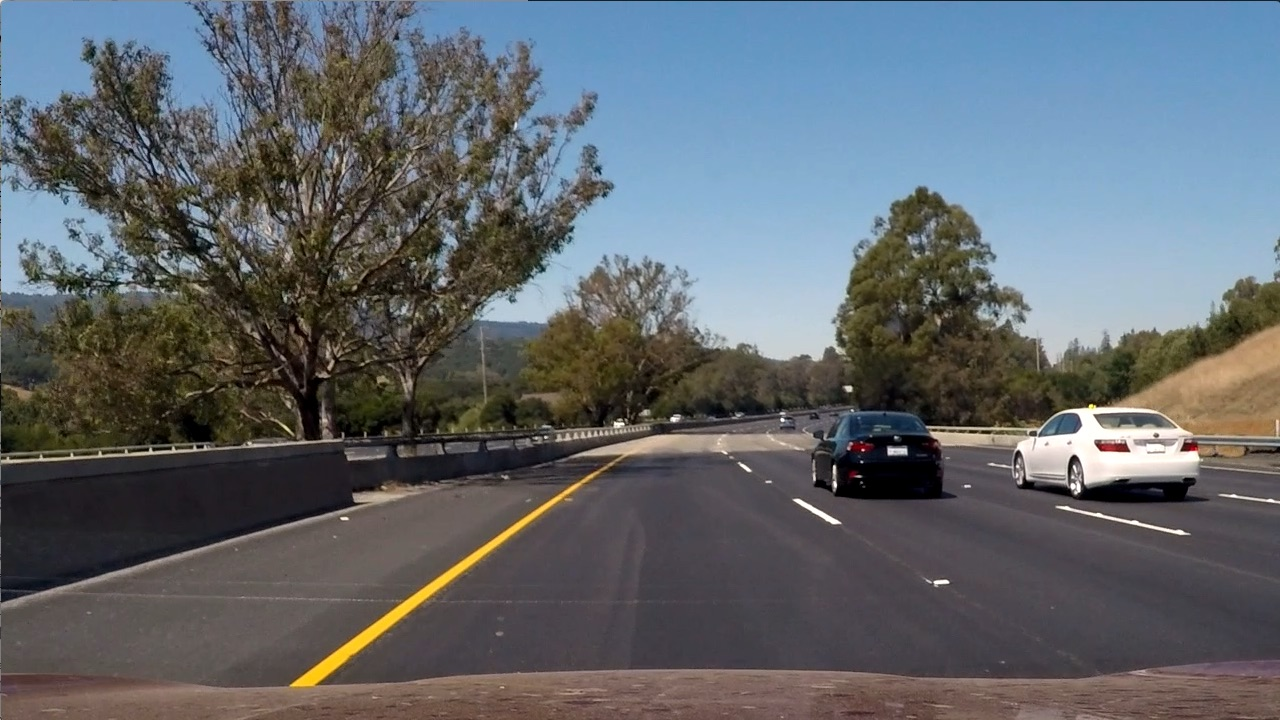
#> input picture test_images/test6.jpg, 1280 x 720 px
$ jupyter execute --allow-errors main.ipynb   (shell and % lines are left out)   (older library calls are emulated)
#> lines starting #> are read from the running program, lines starting #| are printed output that depends on the picture
### lib.py
# Source of the code: Udacity, Self-Driving Car Engineer.

import matplotlib.image as mpimg
import numpy as np
import cv2
from skimage.feature import hog
from mpl_toolkits.mplot3d import Axes3D

# [63 lines left out: functions plot3d, get_hog_features, bin_spatial, color_hist, not called in this run]

# Define a function to extract features from a list of images
# Have this function call bin_spatial() and color_hist()
def extract_features(imgs, color_space='RGB', spatial_size=(32, 32),
                        hist_bins=32, orient=9,
                        pix_per_cell=8, cell_per_block=2, hog_channel=0,
                        spatial_feat=True, hist_feat=True, hog_feat=True):
    # Create a list to append feature vectors to
#> further down, image is the input picture: shape (720, 1280, 3); mean R, G, B 97, 102.6, 107.9
    features = []
    # Iterate through the list of images
    for file in imgs:
        file_features = []
        # Read in each one by one
        image = mpimg.imread(file)
        # apply color conversion if other than 'RGB'
        if color_space != 'RGB':
            if color_space == 'HSV':
                feature_image = cv2.cvtColor(image, cv2.COLOR_RGB2HSV)
            elif color_space == 'LUV':
                feature_image = cv2.cvtColor(image, cv2.COLOR_RGB2LUV)
            elif color_space == 'HLS':
                feature_image = cv2.cvtColor(image, cv2.COLOR_RGB2HLS)
            elif color_space == 'YUV':
                feature_image = cv2.cvtColor(image, cv2.COLOR_RGB2YUV)
            elif color_space == 'YCrCb':
                feature_image = cv2.cvtColor(image, cv2.COLOR_RGB2YCrCb)
        else: feature_image = np.copy(image)

        if spatial_feat == True:
            spatial_features = bin_spatial(feature_image, size=spatial_size)
            file_features.append(spatial_features)
        if hist_feat == True:
            # Apply color_hist()
            hist_features = color_hist(feature_image, nbins=hist_bins)
            file_features.append(hist_features)
        if hog_feat == True:
        # Call get_hog_features() with vis=False, feature_vec=True
            if hog_channel == 'ALL':
                hog_features = []
                for channel in range(feature_image.shape[2]):
                    hog_features.append(get_hog_features(feature_image[:,:,channel],
                                        orient, pix_per_cell, cell_per_block,
                                        vis=False, feature_vec=True))
                hog_features = np.ravel(hog_features)
            else:
                hog_features = get_hog_features(feature_image[:,:,hog_channel], orient,
                            pix_per_cell, cell_per_block, vis=False, feature_vec=True)
            # Append the new feature vector to the features list
            file_features.append(hog_features)
        features.append(np.concatenate(file_features))
    # Return list of feature vectors
    return features

# Define a function that takes an image,
# start and stop positions in both x and y,
# window size (x and y dimensions),
# and overlap fraction (for both x and y)
def slide_window(img, x_start_stop=[None, None], y_start_stop=[None, None],
                    xy_window=(64, 64), xy_overlap=(0.5, 0.5)):
    # If x and/or y start/stop positions not defined, set to image size
#> called with xy_window = (110, 110), xy_overlap = (0.25, 0.25)
    if x_start_stop[0] == None:
        x_start_stop[0] = 0
    if x_start_stop[1] == None:
        x_start_stop[1] = img.shape[1]
    if y_start_stop[0] == None:
        y_start_stop[0] = 0
    if y_start_stop[1] == None:
        y_start_stop[1] = img.shape[0]
    # Compute the span of the region to be searched
    xspan = x_start_stop[1] - x_start_stop[0]
#> xspan = 1280
    yspan = y_start_stop[1] - y_start_stop[0]
#> yspan = 720
    # Compute the number of pixels per step in x/y
    nx_pix_per_step = np.int(xy_window[0]*(1 - xy_overlap[0]))
    ny_pix_per_step = np.int(xy_window[1]*(1 - xy_overlap[1]))
    # Compute the number of windows in x/y
    nx_buffer = np.int(xy_window[0]*(xy_overlap[0]))
    ny_buffer = np.int(xy_window[1]*(xy_overlap[1]))
    nx_windows = np.int((xspan-nx_buffer)/nx_pix_per_step)
#> nx_windows = 15
    ny_windows = np.int((yspan-ny_buffer)/ny_pix_per_step)
#> ny_windows = 8
    # Initialize a list to append window positions to
    window_list = []
    # Loop through finding x and y window positions
    # Note: you could vectorize this step, but in practice
    # you'll be considering windows one by one with your
    # classifier, so looping makes sense
    for ys in range(ny_windows):
        for xs in range(nx_windows):
            # Calculate window position
            startx = xs*nx_pix_per_step + x_start_stop[0]
            endx = startx + xy_window[0]
            starty = ys*ny_pix_per_step + y_start_stop[0]
            endy = starty + xy_window[1]

            # Append window position to list
            window_list.append(((startx, starty), (endx, endy)))
    # Return the list of windows
    return window_list

# Define a function to draw bounding boxes
# [169 lines left out: functions draw_boxes, single_img_features, search_windows, convert_color, find_cars, not called in this run]


def add_heat(heatmap, bbox_list):
    # Iterate through list of bboxes
    for box in bbox_list:
        # Add += 1 for all pixels inside each bbox
        # Assuming each "box" takes the form ((x1, y1), (x2, y2))
        heatmap[box[0][1]:box[1][1], box[0][0]:box[1][0]] += 1

    # Return updated heatmap
    return heatmap# Iterate through list of bboxes

def apply_threshold(heatmap, threshold):
    # Zero out pixels below the threshold
    heatmap[heatmap <= threshold] = 0
    # Return thresholded map
    return heatmap

def draw_labeled_bboxes(img, labels):
    # Iterate through all detected cars
    for car_number in range(1, labels[1]+1):
        # Find pixels with each car_number label value
        nonzero = (labels[0] == car_number).nonzero()
        # Identify x and y values of those pixels
        nonzeroy = np.array(nonzero[0])
        nonzerox = np.array(nonzero[1])
        # Define a bounding box based on min/max x and y
        bbox = ((np.min(nonzerox), np.min(nonzeroy)), (np.max(nonzerox), np.max(nonzeroy)))
        # Draw the box on the image
        cv2.rectangle(img, tuple(bbox[0]), tuple(bbox[1]), (0,0,255), 6)
    # Return the image
    return img

### main.ipynb
# Vehicle Detection

The goals / steps of this project are the following:

* Perform a Histogram of Oriented Gradients (HOG) feature extraction on a labeled training set of images and train a classifier Linear SVM classifier
* Optionally, you can also apply a color transform and append binned color features, as well as histograms of color, to your HOG feature vector.
* Note: for those first two steps don't forget to normalize your features and randomize a selection for training and testing.
* Implement a sliding-window technique and use your trained classifier to search for vehicles in images.
* Run your pipeline on a video stream (start with the test_video.mp4 and later implement on full project_video.mp4) and create a heat map of recurring detections frame by frame to reject outliers and follow detected vehicles.
* Estimate a bounding box for vehicles detected.

### Submission

With this project, I submit the following files and folders:

1. README.md: this readme file, generated from main.ipynb
2. main.ipynb: jupyter notebook containing the documentation and the main part of the pipeline
3.

## Warmup
---
Before I start considering the rubric points, I add some of the exercises from the course.

### Exploring Colorspaces

[cell 1]
# this code is mainly from the lecture.

from helpers import *
#from lecture.plot3d import plot3d
from lib import plot3d
import cv2
import numpy as np
import matplotlib.pyplot as plt
#%matplotlib qt

# Read a color image
img = cv2.imread("./lecture/14_color_spaces/25.png")

# Select a small fraction of pixels to plot by subsampling it
#> (the rest of this cell did not finish here and is left out)

In HSV space, the yellow dots (the car) are (more or less) in a plane. Common to most cars: red lights in the back, black wheels. Black is not a color, so H channel does not help here...

### Combine and Normalize Features

[cell 2]
import numpy as np
import cv2
import matplotlib.pyplot as plt
import matplotlib.image as mpimg
from sklearn.preprocessing import StandardScaler
import glob
from lib import *

cars=[]
for d in glob.glob('data/vehicles/*'):
    cars.extend(glob.glob(d+'/*.png'))

print("number of samples in cars data set: ", len(cars))

notcars = []
for d in glob.glob('data/non-vehicles/*'):
    notcars.extend(glob.glob(d+'/*.png'))

print("number of samples in not-cars data set: ", len(notcars))

nreduction=8792
nreduction=500
cars_red=cars[0:nreduction] # reduce number of samples for testing
notcars_red=notcars[0:nreduction] # reduce number of samples for testing
print("reduction of samples in cars and not-cars data set to: ", nreduction)

spatial=32
histbin=32
print('Using spatial binning of:',spatial,
    'and', histbin,'histogram bins')

car_features = extract_features(cars_red, color_space='RGB', spatial_size=(spatial, spatial),
                               hist_bins=histbin, hog_feat=False)
notcar_features = extract_features(notcars_red, color_space='RGB', spatial_size=(spatial, spatial),
                               hist_bins=histbin, hog_feat=False)

#> (the rest of this cell did not finish here and is left out)

## [Rubric](https://review.udacity.com/#!/rubrics/513/view) Points
---
Here I will consider the rubric points individually and describe how I addressed each point in my implementation.

## Writeup / README
---

- Provide a Writeup / README that includes all the rubric points and how you addressed each one.  You can submit your writeup as markdown or pdf.  [Here](https://github.com/udacity/CarND-Vehicle-Detection/blob/master/writeup_template.md) is a template writeup for this project you can use as a guide and a starting point.

You're reading it!

### Train a Classifier
Define a labels vector $y$ for cars (1) and non-car objects (0):

[cell 3]
import numpy as np
# Define a labels vector based on features lists
y = np.hstack((np.ones(len(car_features)),
              np.zeros(len(notcar_features))))

Now stack the features vectors together and apply a normalization:

[cell 4]
from sklearn.preprocessing import StandardScaler
# Create an array stack of feature vectors
X = np.vstack((car_features, notcar_features)).astype(np.float64)
# Fit a per-column scaler
#> (the rest of this cell did not finish here and is left out)

Split feature vectors and labels into training and test set using `train_test_split` from `sklearn`. Hint: the package name depends on the version on `sklearn`, see comment.

[cell 5]
# sklearn <0.18:
#from sklearn.cross_validation import train_test_split
# scikit-learn >= 0.18:
from sklearn.model_selection import train_test_split

# Split up data into randomized training and test sets
rand_state = np.random.randint(0, 100)
#> (the rest of this cell did not finish here and is left out)

<span style="color:red">__Note for myself as a reminder:__</span> videos are sequences of images where the target object (vehicles in this case) appear almost identical in a whole series of images. In such a case, even a randomized train-test split will be subject to overfitting because images in the training set may be nearly identical to images in the test set.

Now let's train a classifier:

[cell 6]
from sklearn.svm import LinearSVC
import time
# Use a linear SVC (support vector classifier)
svc = LinearSVC()
# Train the SVC
t=time.time()
#> (the rest of this cell did not finish here and is left out)

Accuracy & Predictions:

#> (a cell that did not finish here is left out)

## Histogram of Oriented Gradients (HOG)
---

### Feature Detection

- Explain how (and identify where in your code) you extracted HOG features from the training images.

The code for this step is contained in the first code cell of the IPython notebook (or in lines # through # of the file called `some_file.py`).

I started by reading in all the `vehicle` and `non-vehicle` images.  Here is an example of one of each of the `vehicle` and `non-vehicle` classes:

![alt text][image1]

I then explored different color spaces and different `skimage.hog()` parameters (`orientations`, `pixels_per_cell`, and `cells_per_block`).  I grabbed random images from each of the two classes and displayed them to get a feel for what the `skimage.hog()` output looks like.

Here is an example using the `YCrCb` color space and HOG parameters of `orientations=8`, `pixels_per_cell=(8, 8)` and `cells_per_block=(2, 2)`:

![alt text][image2]

### Parameter Selection

- Explain how you settled on your final choice of HOG parameters.

I tried various combinations of parameters and...

- Describe how (and identify where in your code) you trained a classifier using your selected HOG features (and color features if you used them).

I trained a linear SVM using...

[cell 8]
### TODO: Tweak these parameters and see how the results change.
colorspace = 'HLS' # Can be RGB, HSV, LUV, HLS, YUV, YCrCb
orient = 18
pix_per_cell = 8
cell_per_block = 2
hog_channel = "ALL" # Can be 0, 1, 2, or "ALL"


t=time.time()

car_features = extract_features(cars_red, color_space='HLS',
                        orient=orient, pix_per_cell=pix_per_cell,
                        cell_per_block=cell_per_block,
                        hog_channel=hog_channel, spatial_feat=False,
                        hist_feat=False, hog_feat=True)
notcar_features = extract_features(notcars_red, color_space='HLS',
                        orient=orient, pix_per_cell=pix_per_cell,
                        cell_per_block=cell_per_block,
                        hog_channel=hog_channel, spatial_feat=False,
                        hist_feat=False, hog_feat=True)

t2 = time.time()
print(round(t2-t, 2), 'Seconds to extract HOG features...')
# Create an array stack of feature vectors
X = np.vstack((car_features, notcar_features)).astype(np.float64)
# Fit a per-column scaler
#> (the rest of this cell did not finish here and is left out)

### Search and Classify

[cell 9]
### TODO: Tweak these parameters and see how the results change.
color_space = 'YCrCb' # Can be RGB, HSV, LUV, HLS, YUV, YCrCb
orient = 9  # HOG orientations
pix_per_cell = 8 # HOG pixels per cell
cell_per_block = 2 # HOG cells per block
hog_channel = "ALL" # Can be 0, 1, 2, or "ALL"
spatial_size = (32, 32) # Spatial binning dimensions
hist_bins = 32    # Number of histogram bins
spatial_feat = True # Spatial features on or off
hist_feat = True # Histogram features on or off
hog_feat = True # HOG features on or off

# [10 lines of commented-out code are left out]

nreduction=8792
#nreduction=1000
cars_red=cars[0:nreduction] # reduce number of samples for testing
notcars_red=notcars[0:nreduction] # reduce number of samples for testing
print("reduction of samples in cars and not-cars data set to: ", nreduction)

car_features = extract_features(cars_red, color_space=color_space,
                        spatial_size=spatial_size, hist_bins=hist_bins,
                        orient=orient, pix_per_cell=pix_per_cell,
                        cell_per_block=cell_per_block,
                        hog_channel=hog_channel, spatial_feat=spatial_feat,
                        hist_feat=hist_feat, hog_feat=hog_feat)
notcar_features = extract_features(notcars_red, color_space=color_space,
                        spatial_size=spatial_size, hist_bins=hist_bins,
                        orient=orient, pix_per_cell=pix_per_cell,
                        cell_per_block=cell_per_block,
                        hog_channel=hog_channel, spatial_feat=spatial_feat,
                        hist_feat=hist_feat, hog_feat=hog_feat)

X = np.vstack((car_features, notcar_features)).astype(np.float64)
# Fit a per-column scaler
#> (the rest of this cell did not finish here and is left out)

Training the SVC with 8792 cars and not-cars images takes about 3.99s on my machine. Total time ~2minutes.

Now read in an image and search for cars...

[cell 10]
y_start_stop = [None, None] # Min and max in y to search in slide_window()

image = mpimg.imread('test_images/test6.jpg')
draw_image = np.copy(image)

# Uncomment the following line if you extracted training
# data from .png images (scaled 0 to 1 by mpimg) and the
# image you are searching is a .jpg (scaled 0 to 255)
image = image.astype(np.float32)/255

windows = slide_window(image, x_start_stop=[None, None], y_start_stop=y_start_stop,
                    xy_window=(110, 110), xy_overlap=(0.25, 0.25))
#> windows = 120 items

#> (the rest of this cell did not finish here and is left out)

Obviously, it helps very much to increase the number of images for training the SVC. Also, the window size for searching seems to be crucial and must be adapted to the distance of camera->car.

I played with different color spaces, and first, HLS turned out to be best. I assume this is due to the separation into color, brightness and saturation, where saturation gives good gradients and color helps identifying the color of cars. After more experiments with the test images, I settled with YCrCb, which gave the overall best results wrt. correct detections and false detections.

Most successful parameters so far:

    color_space = 'YCrCb' # Can be RGB, HSV, LUV, HLS, YUV, YCrCb
    orient = 9  # HOG orientations
    pix_per_cell = 8 # HOG pixels per cell
    cell_per_block = 2 # HOG cells per block
    hog_channel = "ALL" # Can be 0, 1, 2, or "ALL"
    spatial_size = (32, 32) # Spatial binning dimensions
    hist_bins = 32    # Number of histogram bins
    spatial_feat = True # Spatial features on or off
    hist_feat = True # Histogram features on or off
    hog_feat = True # HOG features on or off

## Sliding Window Search
---

### Implementation

- Describe how (and identify where in your code) you implemented a sliding window search.  How did you decide what scales to search and how much to overlap windows?

I decided to search random window positions at random scales all over the image and came up with this (ok just kidding I didn't actually ;):

![alt text][image3]

### Classifier Optimization

- Show some examples of test images to demonstrate how your pipeline is working.  What did you do to optimize the performance of your classifier?

Ultimately I searched on two scales using YCrCb 3-channel HOG features plus spatially binned color and histograms of color in the feature vector, which provided a nice result.  Here are some example images:

![alt text][image4]

[cell 11]
#image = mpimg.imread('test_images/test6.jpg')
#draw_img = np.copy(image)
#img = image.astype(np.float32)/255

image = mpimg.imread('project_video_frames/052.png')
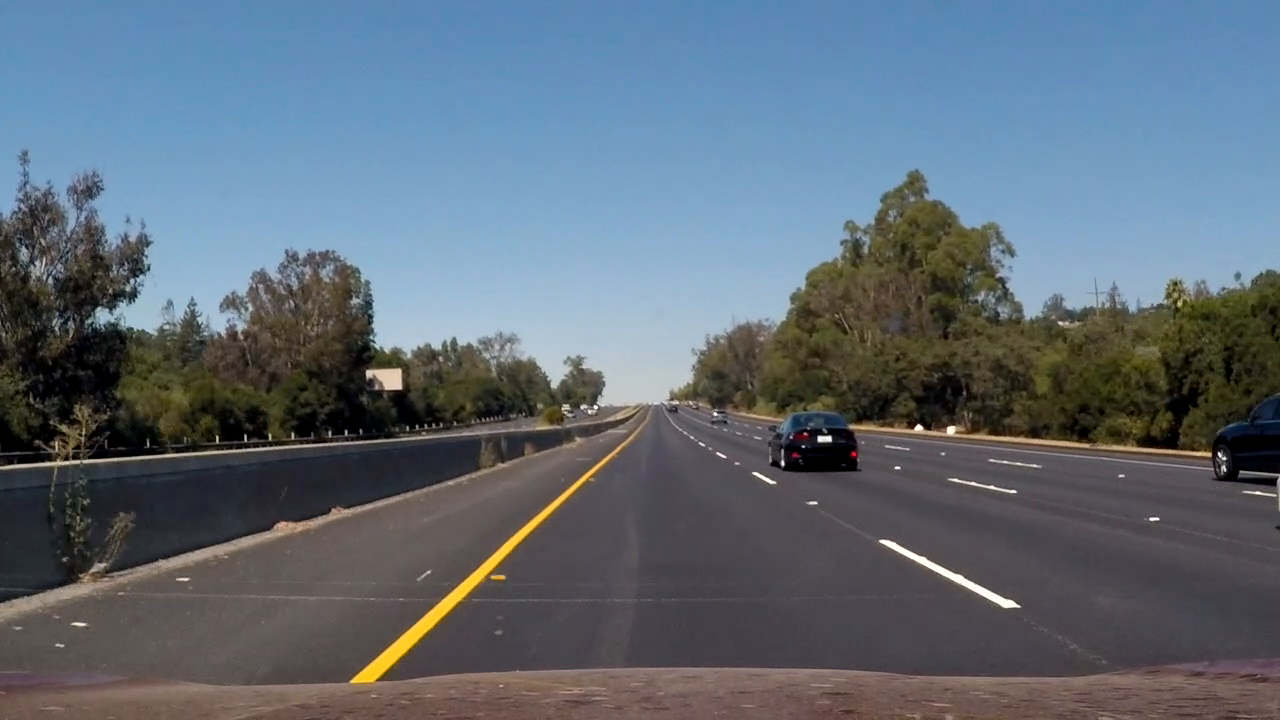
#> input picture project_video_frames/052.png, 1280 x 720 px
#> image is the input picture: shape (720, 1280, 3) float32; mean R, G, B 0.373, 0.421, 0.468
draw_img = np.uint8(np.copy(image)*255)
out_img=np.copy(draw_img)
img = image

boxes=[]

ystart = 350
scale = 1.7
ystop = ystart+2*int(scale*64)+1
#> (the rest of this cell did not finish here and is left out)

### Multiple Detections and False Positives

[cell 12]
import matplotlib.image as mpimg
import matplotlib.pyplot as plt
import numpy as np
import pickle
import cv2
from scipy.ndimage.measurements import label

box_list = boxes

image=draw_img
heat = np.zeros_like(image[:,:,0]).astype(np.float)

# Add heat to each box in box list
heat = add_heat(heat,box_list)
#> after the loop in add_heat, `for box in bbox_list:`: heatmap: shape (720, 1280) float64; every value is 0

# Apply threshold to help remove false positives
heat = apply_threshold(heat,1)

# Visualize the heatmap when displaying
heatmap = np.clip(heat, 0, 255)

# Find final boxes from heatmap using label function
labels = label(heatmap)
draw_img = draw_labeled_bboxes(np.copy(image), labels)

fig = plt.figure()
plt.subplot(221)
plt.imshow(draw_img)
plt.title('Car Positions')
plt.subplot(222)
plt.imshow(heatmap, cmap='hot')
plt.title('Heat Map')
plt.subplot(223)
plt.imshow(labels[0], cmap='gray')
plt.title('Labels')
plt.subplot(224)
plt.imshow(draw_img)
plt.title('Bounding Boxes')
fig.tight_layout()
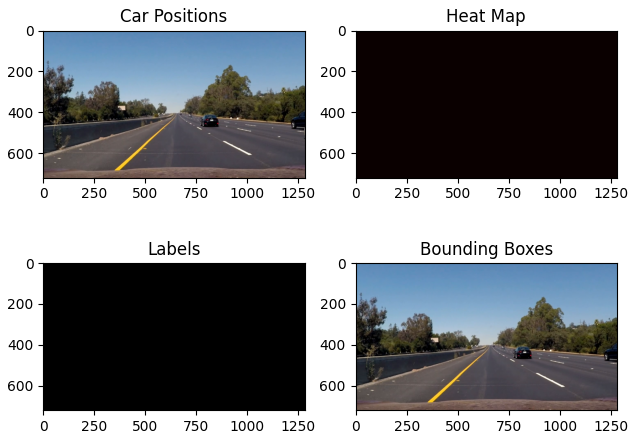
#> figure drawn by matplotlib, 4 panels
